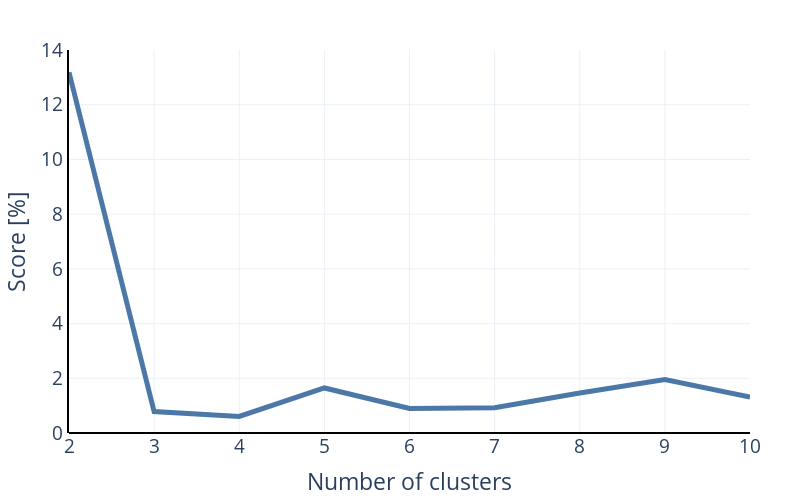

Notebook cell for this chart:
### Code cell
_fig = px.line(scores)
_fig.update_traces(line_width=5)
_fig.update_layout(
    layout,
    height=500,
    width=800,
    yaxis_title="Score [%]",
    xaxis_title="Number of clusters",
    yaxis_showline=True, yaxis_linewidth=2, yaxis_linecolor='black',
    xaxis_showline=False, xaxis_linewidth=2, xaxis_linecolor='black',
    yaxis_range=[0, 14],
    showlegend=False
)
_fig.show()

### Figure 1 — Plotly figure (JSON) as saved in the notebook; plotly's stock layout.template omitted (floating-point values rounded to 4 significant figures)
{"data": [{"hovertemplate": "variable=0<br>index=%{x}<br>value=%{y}<extra></extra>", "legendgroup": "0", "line": {"color": "#4C78A8", "dash": "solid", "width": 5}, "marker": {"symbol": "circle"}, "mode": "lines", "name": "0", "orientation": "v", "showlegend": true, "type": "scatter", "x": [2, 3, 4, 5, 6, 7, 8, 9, 10], "xaxis": "x", "y": [13.18, 0.7828, 0.6063, 1.647, 0.8937, 0.9261, 1.463, 1.952, 1.31], "yaxis": "y"}], "layout": {"font": {"size": 19}, "height": 500, "legend": {"title": {"text": "variable"}, "tracegroupgap": 0}, "margin": {"b": 10, "l": 20, "r": 50, "t": 50}, "showlegend": false, "width": 800, "xaxis": {"anchor": "y", "autorange": true, "domain": [0, 1], "linecolor": "black", "linewidth": 2, "range": [2, 10], "showline": false, "title": {"text": "Number of clusters"}, "type": "linear", "zerolinecolor": "black", "zerolinewidth": 2}, "yaxis": {"anchor": "x", "domain": [0, 1], "linecolor": "black", "linewidth": 2, "range": [0, 14], "showline": true, "title": {"text": "Score [%]"}, "type": "linear", "zerolinecolor": "black", "zerolinewidth": 2}}}
